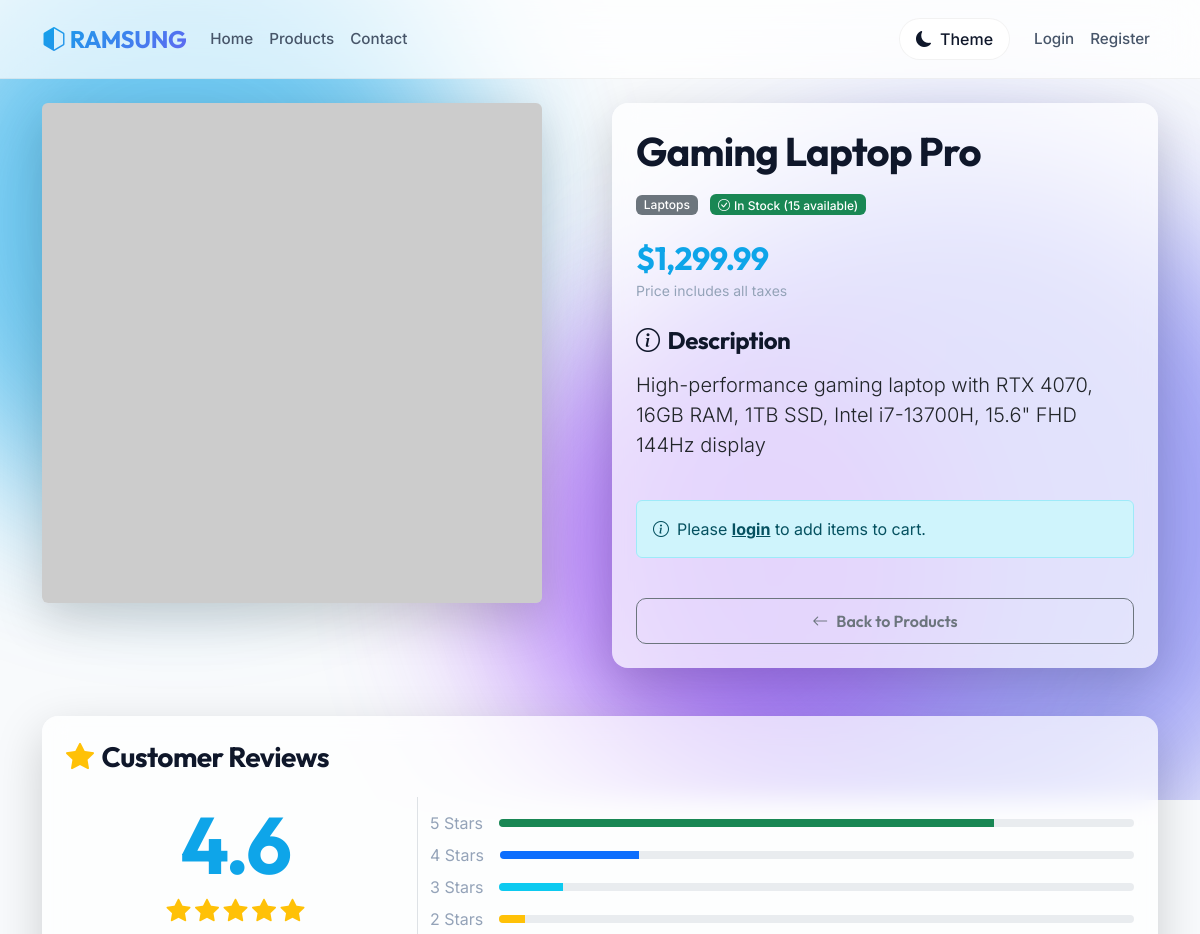
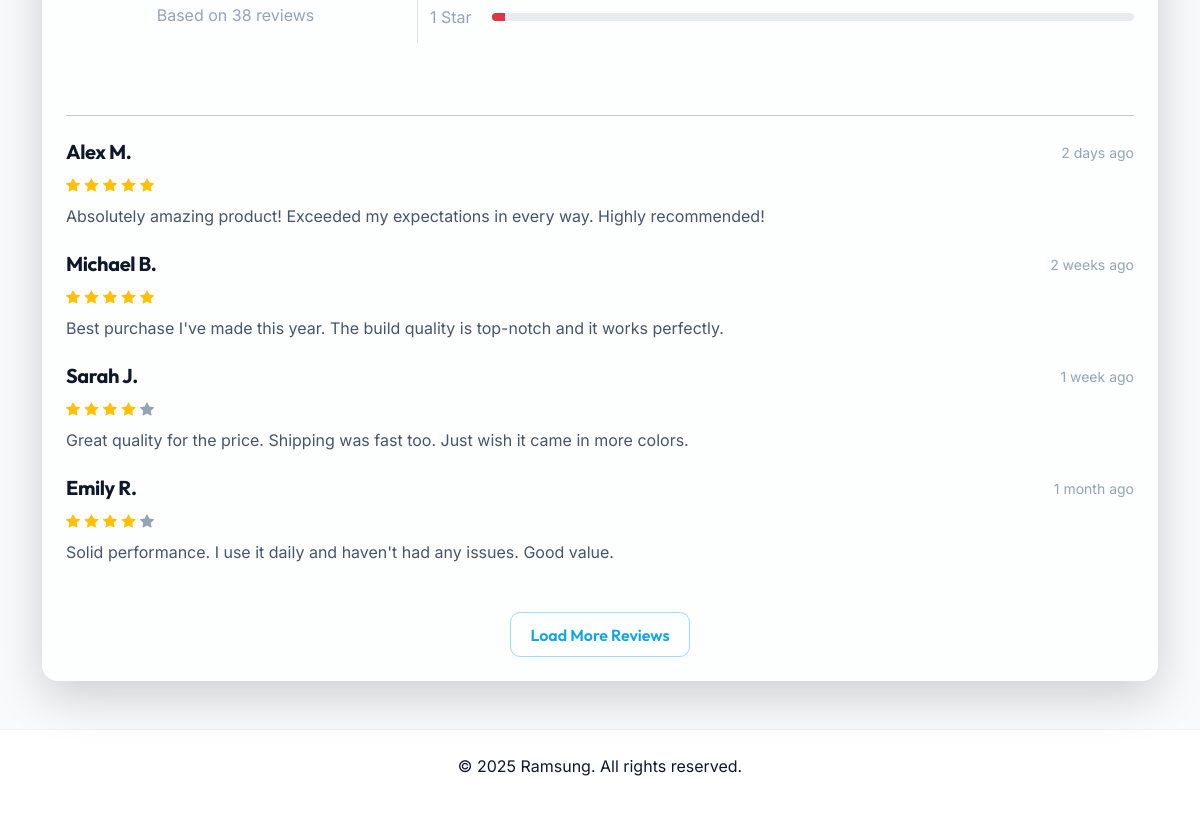
Screenshot of /product.php?id=1 with the database file from the repository (2 pictures, top to bottom).
### tables this page shows
CREATE TABLE IF NOT EXISTS products (
    id INT AUTO_INCREMENT PRIMARY KEY,
    name VARCHAR(200) NOT NULL,
    description TEXT,
    price DECIMAL(10, 2) NOT NULL,
    image_url VARCHAR(255),
    category VARCHAR(50) NOT NULL,
    stock INT DEFAULT 0,
    created_at TIMESTAMP DEFAULT CURRENT_TIMESTAMP
);

### config/image_config.php (called while the page is built, shortened)
<?php
function getProductImageUrl($productId, $category, $defaultImageUrl = '') {
    if (!empty($defaultImageUrl) && filter_var($defaultImageUrl, FILTER_VALIDATE_URL)) {
        return $defaultImageUrl;
    }
    return 'https://placehold.co/500x500/e2e8f0/1e293b?text=Product+Image';
}
?>

### config/session.php (called while the page is built, shortened)
<?php
function isLoggedIn() {
    return isset($_SESSION['user_id']);
}
?>

### product.php (the view, shortened to what this page needs)
<?php
require_once 'config/session.php';
require_once 'config/image_config.php';
$product_id = intval($_GET['id']);
$conn = getDBConnection();
$stmt = $conn->prepare("SELECT * FROM products WHERE id = ?");
$stmt->bind_param("i", $product_id);
$stmt->execute();
$result = $stmt->get_result();
$product = $result->fetch_assoc();
include 'includes/header.php';
?>
<div class="row">
    <div class="col-md-6">
        <?php
        $imageUrl = getProductImageUrl($product['id'], $product['category'], $product['image_url']);
        ?>
        <img src="<?php echo htmlspecialchars($imageUrl); ?>"
             class="img-fluid rounded shadow-lg product-detail-image"
             alt="<?php echo htmlspecialchars($product['name']); ?>"
             data-category="<?php echo htmlspecialchars($product['category']); ?>"
             data-product-id="<?php echo $product['id']; ?>"
             data-product-name="<?php echo htmlspecialchars($product['name']); ?>"
             data-product-description="<?php echo htmlspecialchars($product['description']); ?>"
             style="border-radius: 20px;"
             loading="lazy"
             style="border-radius: 20px;">
    </div>
    <div class="col-md-6">
        <div class="card border-0 shadow-lg p-4">
            <h1 class="fw-bold mb-3"><?php echo htmlspecialchars($product['name']); ?></h1>
            <div class="mb-4">
                <span class="badge bg-secondary me-2"><?php echo ucfirst(str_replace('_', ' ', htmlspecialchars($product['category']))); ?></span>
                <?php if ($product['stock'] > 0): ?>
                    <span class="badge bg-success">
                        <i class="bi bi-check-circle me-1"></i>In Stock (<?php echo $product['stock']; ?> available)
                    </span>
                <?php else: ?>
                    <span class="badge bg-danger">
                        <i class="bi bi-x-circle me-1"></i>Out of Stock
                    </span>
                <?php endif; ?>
            </div>
            <div class="mb-4">
                <h2 class="text-primary fw-bold mb-0">$<?php echo number_format($product['price'], 2); ?></h2>
                <small class="text-muted">Price includes all taxes</small>
            </div>
            <div class="mb-4">
                <h4 class="fw-bold mb-3">
                    <i class="bi bi-info-circle me-2"></i>Description
                </h4>
                <p class="lead"><?php echo nl2br(htmlspecialchars($product['description'])); ?></p>
            </div>
            <?php if (isLoggedIn()): ?>
                <?php if ($product['stock'] > 0): ?>
                    <form method="POST" action="product.php?id=<?php echo $product_id; ?>" class="mt-4">
                        <div class="mb-4">
                            <label for="quantity" class="form-label fw-bold">
                                <i class="bi bi-123 me-2"></i>Quantity
                            </label>
                            <input type="number" class="form-control form-control-lg" id="quantity" name="quantity"
                                   value="1" min="1" max="<?php echo $product['stock']; ?>" required
                                   style="max-width: 150px;">
                        </div>
                        <button type="submit" name="add_to_cart" class="btn btn-primary btn-lg w-100 mb-3">
                            <i class="bi bi-cart-plus me-2"></i> Add to Cart
                        </button>
                    </form>
                <?php else: ?>
                    <button class="btn btn-secondary btn-lg w-100" disabled>
                        <i class="bi bi-x-circle me-2"></i>Out of Stock
                    </button>
                <?php endif; ?>
            <?php else: ?>
                <div class="alert alert-info">
                    <i class="bi bi-info-circle me-2"></i>Please <a href="login.php" class="alert-link fw-bold">login</a> to add items to cart.
                </div>
            <?php endif; ?>
            <div class="mt-4">
                <a href="products.php" class="btn btn-outline-secondary w-100">
                    <i class="bi bi-arrow-left me-2"></i>Back to Products
                </a>
            </div>
        </div>
    </div>
</div>
<div class="row mt-5">
    <div class="col-12">
        <div class="card border-0 shadow-lg p-4">
            <h3 class="fw-bold mb-4"><i class="bi bi-star-fill text-warning me-2"></i>Customer Reviews</h3>
            <?php
            $fake_reviews = [
                ['name' => 'Alex M.', 'rating' => 5, 'date' => '2 days ago', 'text' => 'Absolutely amazing product! Exceeded my expectations in every way. Highly recommended!'],
                ['name' => 'Sarah J.', 'rating' => 4, 'date' => '1 week ago', 'text' => 'Great quality for the price. Shipping was fast too. Just wish it came in more colors.'],
                ['name' => 'Michael B.', 'rating' => 5, 'date' => '2 weeks ago', 'text' => 'Best purchase I\'ve made this year. The build quality is top-notch and it works perfectly.'],
                ['name' => 'Emily R.', 'rating' => 4, 'date' => '1 month ago', 'text' => 'Solid performance. I use it daily and haven\'t had any issues. Good value.']
            ];
            shuffle($fake_reviews);
            $avg_rating = 4.0 + (rand(0, 9) / 10);
            $review_count = rand(15, 120);
            ?>
            <div class="row align-items-center mb-5">
                <div class="col-md-4 text-center border-end">
                    <h1 class="display-1 fw-bold text-primary mb-0"><?php echo $avg_rating; ?></h1>
                    <div class="mb-2">
                        <?php for($i=1; $i<=5; $i++): ?>
                            <i class="bi bi-star-fill <?php echo $i <= round($avg_rating) ? 'text-warning' : 'text-muted'; ?> fs-4"></i>
                        <?php endfor; ?>
                    </div>
                    <p class="text-muted">Based on <?php echo $review_count; ?> reviews</p>
                </div>
                <div class="col-md-8">
                    <div class="d-flex align-items-center mb-2">
                        <span class="text-muted me-3">5 Stars</span>
                        <div class="progress flex-grow-1" style="height: 8px;">
                            <div class="progress-bar bg-success" role="progressbar" style="width: <?php echo rand(60, 80); ?>%"></div>
                        </div>
                    </div>
                    <div class="d-flex align-items-center mb-2">
                        <span class="text-muted me-3">4 Stars</span>
                        <div class="progress flex-grow-1" style="height: 8px;">
                            <div class="progress-bar bg-primary" role="progressbar" style="width: <?php echo rand(15, 30); ?>%"></div>
                        </div>
                    </div>
                    <div class="d-flex align-items-center mb-2">
                        <span class="text-muted me-3">3 Stars</span>
                        <div class="progress flex-grow-1" style="height: 8px;">
                            <div class="progress-bar bg-info" role="progressbar" style="width: <?php echo rand(5, 10); ?>%"></div>
                        </div>
                    </div>
                    <div class="d-flex align-items-center mb-2">
                        <span class="text-muted me-3">2 Stars</span>
                        <div class="progress flex-grow-1" style="height: 8px;">
                            <div class="progress-bar bg-warning" role="progressbar" style="width: <?php echo rand(0, 5); ?>%"></div>
                        </div>
                    </div>
                    <div class="d-flex align-items-center">
                        <span class="text-muted me-3">1 Star&nbsp;</span>
                        <div class="progress flex-grow-1" style="height: 8px;">
                            <div class="progress-bar bg-danger" role="progressbar" style="width: <?php echo rand(0, 2); ?>%"></div>
                        </div>
                    </div>
                </div>
            </div>
            <hr class="my-4">
            <div class="reviews-list">
                <?php foreach($fake_reviews as $review): ?>
                    <div class="review-item mb-4">
                        <div class="d-flex justify-content-between align-items-center mb-2">
                            <h5 class="fw-bold mb-0"><?php echo $review['name']; ?></h5>
                            <small class="text-muted"><?php echo $review['date']; ?></small>
                        </div>
                        <div class="mb-2">
                            <?php for($i=1; $i<=5; $i++): ?>
                                <i class="bi bi-star-fill <?php echo $i <= $review['rating'] ? 'text-warning' : 'text-muted'; ?> small"></i>
                            <?php endfor; ?>
                        </div>
                        <p class="text-secondary"><?php echo $review['text']; ?></p>
                    </div>
                <?php endforeach; ?>
            </div>
            <div class="text-center mt-4">
                <button class="btn btn-outline-primary">Load More Reviews</button>
            </div>
        </div>
    </div>
</div>
<?php
include 'includes/footer.php';
?>

### assets/css/style.css (style rules this page uses)
:root { --bg-primary: #f8fafc; --bg-secondary: #ffffff; --bg-tertiary: #f1f5f9; --text-primary: #0f172a; --text-secondary: #475569; --text-muted: #94a3b8; --glass-bg: rgba(255, 255, 255, 0.7); --glass-border: rgba(0, 0, 0, 0.05); --glass-shadow: 0 8px 32px 0 rgba(0, 0, 0, 0.05); --accent-primary: #0ea5e9; --accent-secondary: #6366f1; --accent-tertiary: #a855f7; --gradient-primary: linear-gradient(135deg, #0ea5e9 0%, #6366f1 100%); --gradient-hover: linear-gradient(135deg, #0284c7 0%, #4f46e5 100%); --video-opacity: 0.1; --overlay-bg: rgba(255, 255, 255, 0.85); }
body { background-color: var(--bg-primary); color: var(--text-primary); font-family: 'Inter', sans-serif; overflow-x: hidden; min-height: 100vh; }
h1, h2, h3, h4, h5, h6, .navbar-brand { font-family: 'Outfit', sans-serif; letter-spacing: -0.02em; color: var(--text-primary); }
.card { background: var(--glass-bg); backdrop-filter: blur(12px); border: 1px solid var(--glass-border); border-radius: 16px; overflow: hidden; }
.btn { border-radius: 10px; font-weight: 600; padding: 0.6rem 1.2rem; font-family: 'Outfit', sans-serif; }
.btn-outline-primary { border: 1px solid rgba(56, 189, 248, 0.5); color: var(--accent-primary); background: transparent; }
.text-primary { color: var(--accent-primary) !important; }
.text-secondary { color: var(--text-secondary) !important; }
.text-muted { color: var(--text-muted) !important; }
.badge { font-weight: 500; border-radius: 6px; }

### rows the page displays
products: name "Gaming Laptop Pro", category "Laptops", stock "15", price "1,299.99", description "High-performance gaming laptop with RTX 4070, 16GB RAM, 1TB SSD, Intel i7-13700H, 15.6\" FHD 144Hz display"

### other values shown
$review['name'] "Alex M."
$review['date'] "2 days ago"
$review['text'] "Absolutely amazing product! Exceeded my expectations in every way. Highly recommended!"
$review['name'] "Michael B."
$review['date'] "2 weeks ago"
$review['text'] "Best purchase I've made this year. The build quality is top-notch and it works perfectly."
$review['name'] "Sarah J."
$review['date'] "1 week ago"
$review['text'] "Great quality for the price. Shipping was fast too. Just wish it came in more colors."
$review['name'] "Emily R."
$review['date'] "1 month ago"
$review['text'] "Solid performance. I use it daily and haven't had any issues. Good value."
